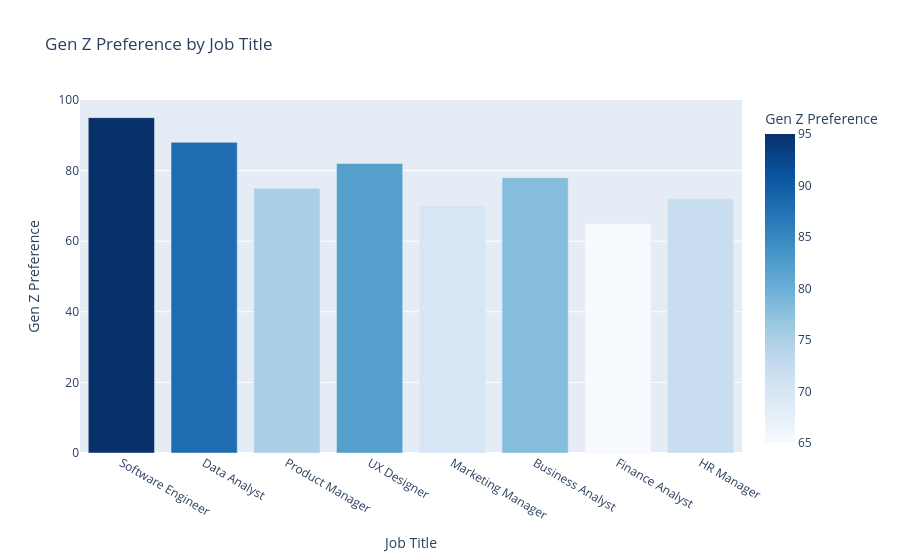

Notebook source saved alongside this figure:
### Code cell
# Visualization 1: Gen Z Preference by Job Title
scrape_graph_1 = px.bar(scrape_df, x='Job Title', y='Gen Z Preference', title='Gen Z Preference by Job Title', color='Gen Z Preference', color_continuous_scale='Blues')
scrape_graph_1.show()

### Figure 1 — Plotly figure (JSON) as saved in the notebook; plotly's stock layout.template omitted (floating-point values rounded to 4 significant figures)
{"data": [{"hovertemplate": "Job Title=%{x}<br>Gen Z Preference=%{marker.color}<extra></extra>", "legendgroup": "", "marker": {"color": [95, 88, 75, 82, 70, 78, 65, 72], "coloraxis": "coloraxis", "pattern": {"shape": ""}}, "name": "", "orientation": "v", "showlegend": false, "textposition": "auto", "type": "bar", "x": ["Software Engineer", "Data Analyst", "Product Manager", "UX Designer", "Marketing Manager", "Business Analyst", "Finance Analyst", "HR Manager"], "xaxis": "x", "y": [95, 88, 75, 82, 70, 78, 65, 72], "yaxis": "y"}], "layout": {"barmode": "relative", "coloraxis": {"colorbar": {"title": {"text": "Gen Z Preference"}}, "colorscale": [[0, "rgb(247,251,255)"], [0.125, "rgb(222,235,247)"], [0.25, "rgb(198,219,239)"], [0.375, "rgb(158,202,225)"], [0.5, "rgb(107,174,214)"], [0.625, "rgb(66,146,198)"], [0.75, "rgb(33,113,181)"], [0.875, "rgb(8,81,156)"], [1, "rgb(8,48,107)"]]}, "legend": {"tracegroupgap": 0}, "title": {"text": "Gen Z Preference by Job Title"}, "xaxis": {"anchor": "y", "domain": [0, 1], "title": {"text": "Job Title"}}, "yaxis": {"anchor": "x", "domain": [0, 1], "title": {"text": "Gen Z Preference"}}}}
